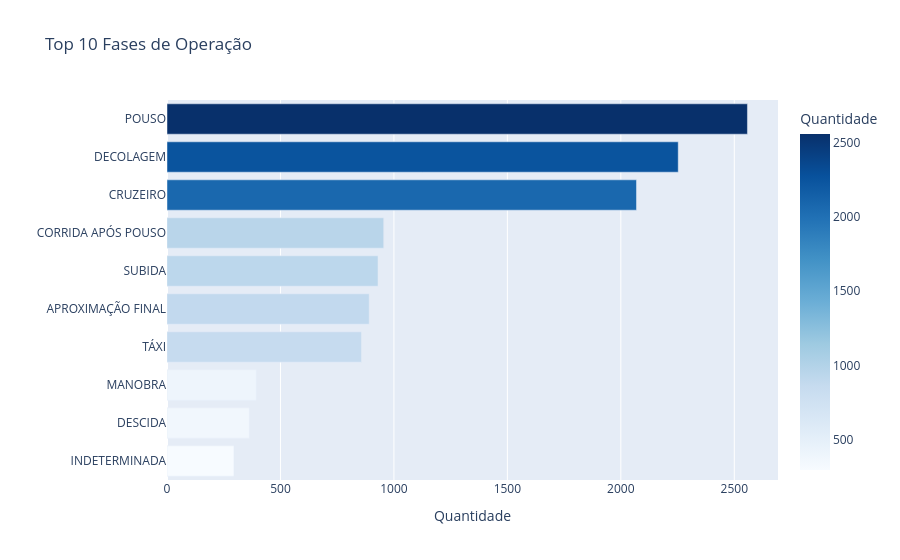
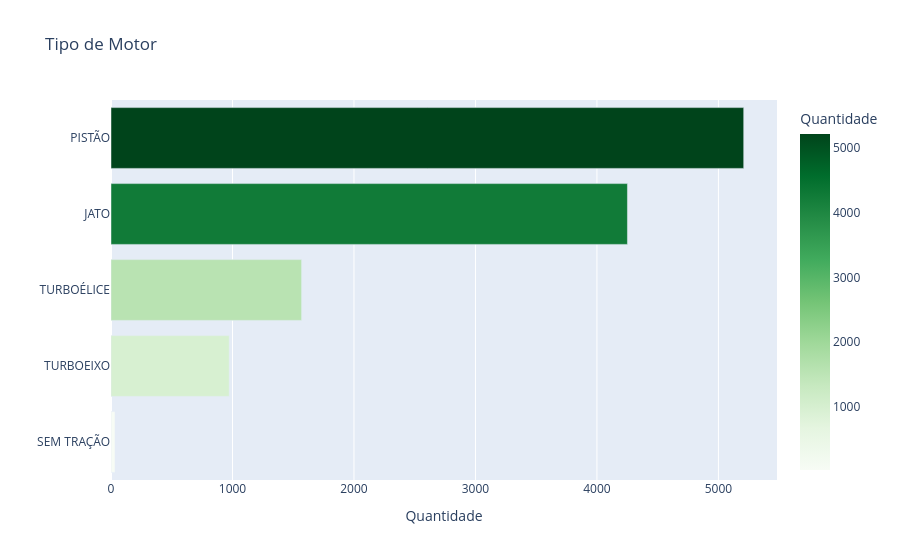
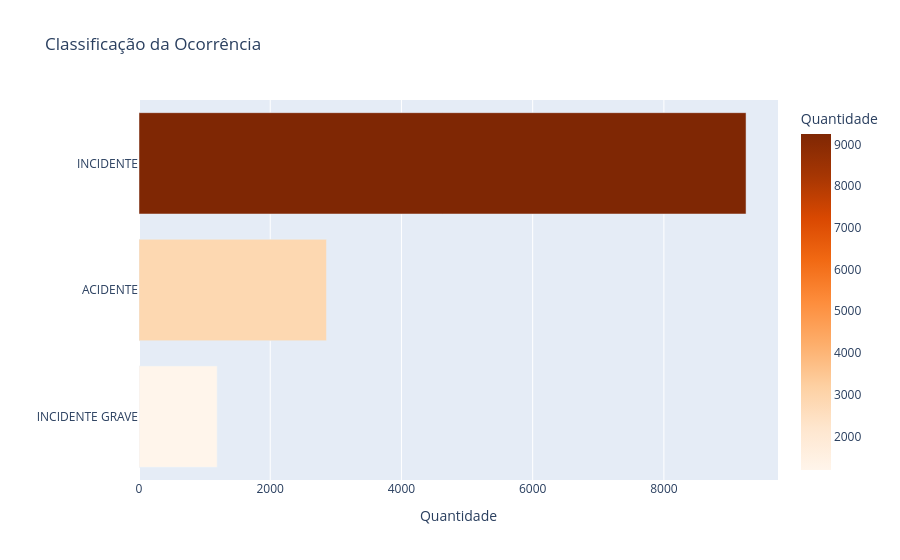

Notebook cell for these charts, in order:
### Markdown cell above
### 3.6 — Análise das Features Candidatas

### Code cell
fase_counts = df['aeronave_fase_operacao'].value_counts().head(10).reset_index()
fase_counts.columns = ['fase', 'count']

motor_counts = df['aeronave_motor_tipo'].value_counts().head(8).reset_index()
motor_counts.columns = ['motor', 'count']

class_counts = df['ocorrencia_classificacao'].value_counts().reset_index()
class_counts.columns = ['classificacao', 'count']

fig1 = px.bar(
    fase_counts, x='count', y='fase', orientation='h',
    title='Top 10 Fases de Operação',
    labels={'count': 'Quantidade', 'fase': ''},
    color='count', color_continuous_scale='Blues'
)
fig1.update_layout(yaxis=dict(autorange='reversed'))
fig1.show()

fig2 = px.bar(
    motor_counts, x='count', y='motor', orientation='h',
    title='Tipo de Motor',
    labels={'count': 'Quantidade', 'motor': ''},
    color='count', color_continuous_scale='Greens'
)
fig2.update_layout(yaxis=dict(autorange='reversed'))
fig2.show()

fig3 = px.bar(
    class_counts, x='count', y='classificacao', orientation='h',
    title='Classificação da Ocorrência',
    labels={'count': 'Quantidade', 'classificacao': ''},
    color='count', color_continuous_scale='Oranges'
)
fig3.update_layout(yaxis=dict(autorange='reversed'))
fig3.show()

### Figure 1 — Plotly figure (JSON) as saved in the notebook; plotly's stock layout.template omitted (floating-point values rounded to 4 significant figures)
{"data": [{"hovertemplate": "Quantidade=%{marker.color}<br>=%{y}<extra></extra>", "legendgroup": "", "marker": {"color": [2558, 2253, 2069, 955, 930, 891, 857, 394, 363, 295], "coloraxis": "coloraxis", "pattern": {"shape": ""}}, "name": "", "orientation": "h", "showlegend": false, "textposition": "auto", "type": "bar", "x": [2558, 2253, 2069, 955, 930, 891, 857, 394, 363, 295], "xaxis": "x", "y": ["POUSO", "DECOLAGEM", "CRUZEIRO", "CORRIDA APÓS POUSO", "SUBIDA", "APROXIMAÇÃO FINAL", "TÁXI", "MANOBRA", "DESCIDA", "INDETERMINADA"], "yaxis": "y"}], "layout": {"barmode": "relative", "coloraxis": {"autocolorscale": false, "colorbar": {"title": {"text": "Quantidade"}}, "colorscale": [[0, "rgb(247,251,255)"], [0.125, "rgb(222,235,247)"], [0.25, "rgb(198,219,239)"], [0.375, "rgb(158,202,225)"], [0.5, "rgb(107,174,214)"], [0.625, "rgb(66,146,198)"], [0.75, "rgb(33,113,181)"], [0.875, "rgb(8,81,156)"], [1, "rgb(8,48,107)"]]}, "legend": {"tracegroupgap": 0}, "title": {"text": "Top 10 Fases de Operação"}, "xaxis": {"anchor": "y", "domain": [0, 1], "title": {"text": "Quantidade"}}, "yaxis": {"anchor": "x", "autorange": "reversed", "domain": [0, 1], "title": {"text": ""}}}}

### Figure 2 — Plotly figure (JSON) as saved in the notebook; plotly's stock layout.template omitted (floating-point values rounded to 4 significant figures)
{"data": [{"hovertemplate": "Quantidade=%{marker.color}<br>=%{y}<extra></extra>", "legendgroup": "", "marker": {"color": [5208, 4251, 1569, 973, 33], "coloraxis": "coloraxis", "pattern": {"shape": ""}}, "name": "", "orientation": "h", "showlegend": false, "textposition": "auto", "type": "bar", "x": [5208, 4251, 1569, 973, 33], "xaxis": "x", "y": ["PISTÃO", "JATO", "TURBOÉLICE", "TURBOEIXO", "SEM TRAÇÃO"], "yaxis": "y"}], "layout": {"barmode": "relative", "coloraxis": {"autocolorscale": false, "colorbar": {"title": {"text": "Quantidade"}}, "colorscale": [[0, "rgb(247,252,245)"], [0.125, "rgb(229,245,224)"], [0.25, "rgb(199,233,192)"], [0.375, "rgb(161,217,155)"], [0.5, "rgb(116,196,118)"], [0.625, "rgb(65,171,93)"], [0.75, "rgb(35,139,69)"], [0.875, "rgb(0,109,44)"], [1, "rgb(0,68,27)"]]}, "legend": {"tracegroupgap": 0}, "title": {"text": "Tipo de Motor"}, "xaxis": {"anchor": "y", "domain": [0, 1], "title": {"text": "Quantidade"}}, "yaxis": {"anchor": "x", "autorange": "reversed", "domain": [0, 1], "title": {"text": ""}}}}

### Figure 3 — Plotly figure (JSON) as saved in the notebook; plotly's stock layout.template omitted (floating-point values rounded to 4 significant figures)
{"data": [{"hovertemplate": "Quantidade=%{marker.color}<br>=%{y}<extra></extra>", "legendgroup": "", "marker": {"color": [9252, 2857, 1192], "coloraxis": "coloraxis", "pattern": {"shape": ""}}, "name": "", "orientation": "h", "showlegend": false, "textposition": "auto", "type": "bar", "x": [9252, 2857, 1192], "xaxis": "x", "y": ["INCIDENTE", "ACIDENTE", "INCIDENTE GRAVE"], "yaxis": "y"}], "layout": {"barmode": "relative", "coloraxis": {"autocolorscale": false, "colorbar": {"title": {"text": "Quantidade"}}, "colorscale": [[0, "rgb(255,245,235)"], [0.125, "rgb(254,230,206)"], [0.25, "rgb(253,208,162)"], [0.375, "rgb(253,174,107)"], [0.5, "rgb(253,141,60)"], [0.625, "rgb(241,105,19)"], [0.75, "rgb(217,72,1)"], [0.875, "rgb(166,54,3)"], [1, "rgb(127,39,4)"]]}, "legend": {"tracegroupgap": 0}, "title": {"text": "Classificação da Ocorrência"}, "xaxis": {"anchor": "y", "domain": [0, 1], "title": {"text": "Quantidade"}}, "yaxis": {"anchor": "x", "autorange": "reversed", "domain": [0, 1], "title": {"text": ""}}}}
